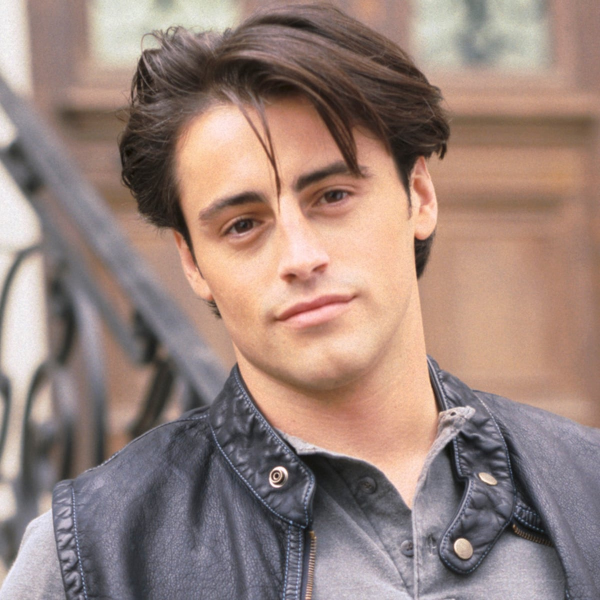
#> input picture Test_images/Joey_Tribbiani.jpg, 1200 x 1200 px, found by its file name (shown at 1/2 size)
$ jupyter execute --allow-errors classification_project_model.ipynb   (shell and % lines are left out)
#> lines starting #> are read from the running program, lines starting #| are printed output that depends on the picture; after the words box and inside, x2 and y2 are one past the last pixel; in counts of white or black regions, pixels touching at a corner belong together
[cell 1]
import numpy as np
import cv2
import matplotlib
from matplotlib import pyplot as plt

#impporting requirements

[cell 2]
img = cv2.imread('/Classification Project/model/Test_images/Joey_Tribbiani.jpg')
#> img is the input picture: shape (1200, 1200, 3); mean B, G, R 123.8, 131.5, 153.7
img.shape
#> Out = (1200, 1200, 3)
#reading an example image

[cell 3]
plt.imshow(img)

[cell 4]
gray = cv2.cvtColor(img, cv2.COLOR_BGR2GRAY)
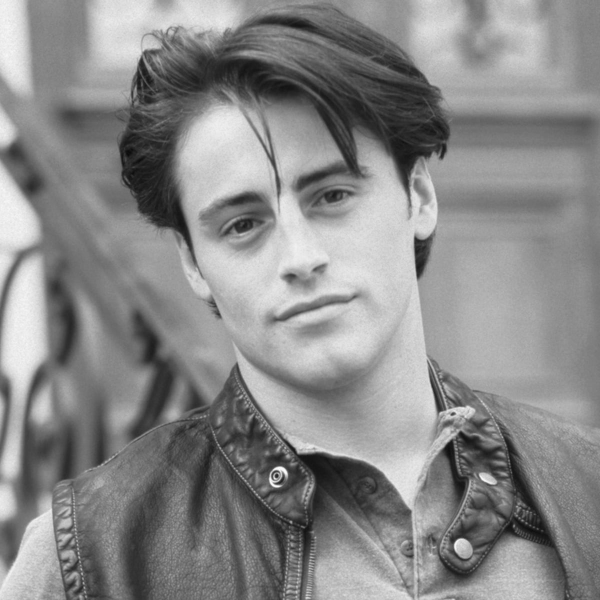
#> gray: shape (1200, 1200) (shown at 1/2 size); min 9, max 254, mean 137.3
gray.shape
#> Out = (1200, 1200)
#turning image to gray to remove RGB dimension

[cell 5]
gray

[cell 6]
plt.imshow(gray,cmap='gray')

[cell 7]
#using Haar Cascades face detection
#uses a moving window to detect eyes and nose
#we will use openCV Haar Cascade built-in pre-trained classifiers detection

face_cascade = cv2.CascadeClassifier('/Classification Project/model/OpenCV/haarcascades/haarcascade_frontalface_default.xml')
eye_cascade = cv2.CascadeClassifier('/Classification Project/model/OpenCV/haarcascades/haarcascade_eye.xml')

faces = face_cascade.detectMultiScale(gray, 1.3, 5)
#> faces = [[296, 200, 559, 559]]
faces
#> Out = [[296, 200, 559, 559]]
#returns an array of faces, the four values are the coordinates of the face bounding boxes

[cell 8]
#turn the array into x,y coordinates
(x,y,w,h) = faces[0]
#> x = 296; y = 200; w = 559; h = 559
x,y,w,h
#> Out = (296, 200, 559, 559)

[cell 9]
#drawing the bounding box (2D) over the orriginal image
face_img = cv2.rectangle(img,(x,y),(x+w,y+h),(255,0,0),2)
plt.imshow(face_img)

[cell 10]
#drawing the eyes
cv2.destroyAllWindows()
for (x,y,w,h) in faces:
    face_img = cv2.rectangle(img,(x,y),(x+w,y+h),(255,0,0),2)
    roi_gray = gray[y:y+h, x:x+w]
    roi_color = face_img[y:y+h, x:x+w]
    eyes = eye_cascade.detectMultiScale(roi_gray)
    for (ex,ey,ew,eh) in eyes:
        cv2.rectangle(roi_color,(ex,ey),(ex+ew,ey+eh),(0,255,0),2)
#> this loop made 1 pass
#> pass 1, `roi_gray = gray[y:y+h, x:x+w]`:
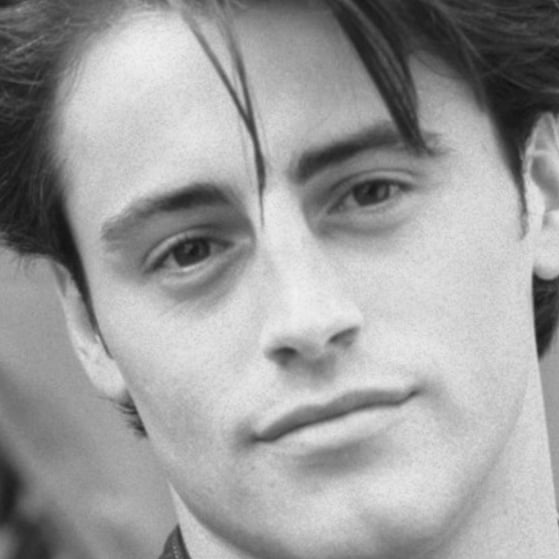
#> roi_gray: shape (559, 559); min 16, max 242, mean 156.9
#> pass 1, `roi_color = face_img[y:y+h, x:x+w]`:
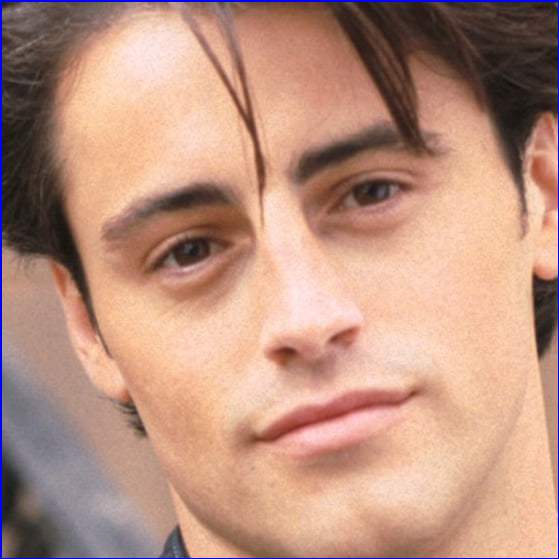
#> roi_color: shape (559, 559, 3); mean B, G, R 128.2, 145.9, 186.8
#> after the loop:
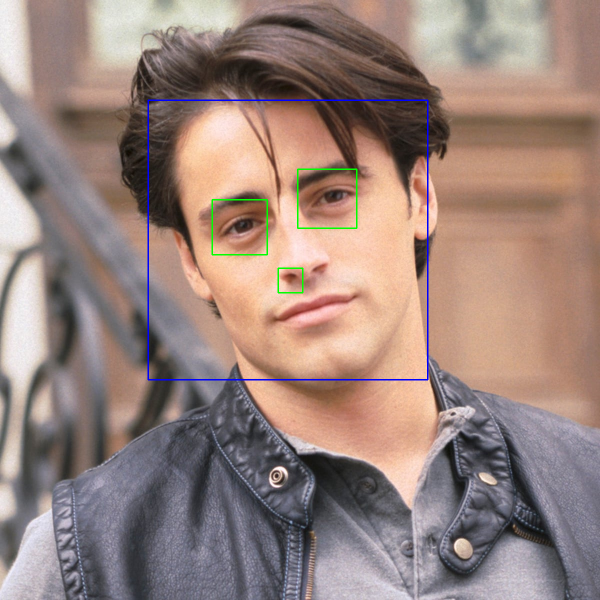
#> img: shape (1200, 1200, 3) (shown at 1/2 size); mean B, G, R 124.3, 131.3, 152.6
#> after the loop:
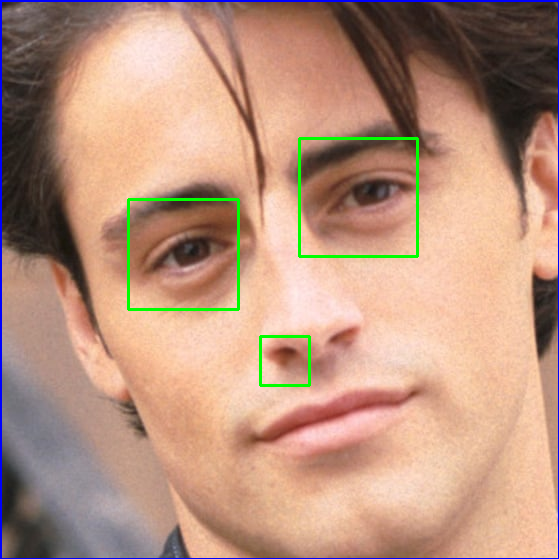
#> roi_color: shape (559, 559, 3); 1.06% of pixels changed, all inside (x1, y1, x2, y2) = (127, 137, 419, 387)


plt.figure()
plt.imshow(face_img, cmap='gray')
plt.show()

[cell 11]
#cropping a region of interest
plt.imshow(roi_color, cmap='gray')

[cell 12]
#we will be identifying face region of interest in all of our photos in our dataset
#if number of eyes detected is >=2 then we will return the image


def get_cropped_image_if_2_eyes(image_path):
    img = cv2.imread(image_path)
    if img is not None:
        gray = cv2.cvtColor(img, cv2.COLOR_BGR2GRAY)
        faces = face_cascade.detectMultiScale(gray, 1.3, 5)
#> faces = [[296, 200, 559, 559]]
        for (x,y,w,h) in faces:
            roi_gray = gray[y:y+h, x:x+w]
            roi_color = img[y:y+h, x:x+w]
            eyes = eye_cascade.detectMultiScale(roi_gray)
            if len(eyes) >= 2:
                return roi_color

[cell 13]
#function works with original image
original_image = cv2.imread('/Classification Project/model/Test_images/Joey_Tribbiani.jpg')
plt.imshow(original_image)

[cell 14]
#cropping function works with original image
cropped_image = get_cropped_image_if_2_eyes('/Classification Project/model/Test_images/Joey_Tribbiani.jpg')
plt.imshow(cropped_image)

[cell 15]
#testing croping with obstructed image
org_image_obstructed = cv2.imread('/Classification Project/model/Test_images/Joey_Tribbiani2.jpg')
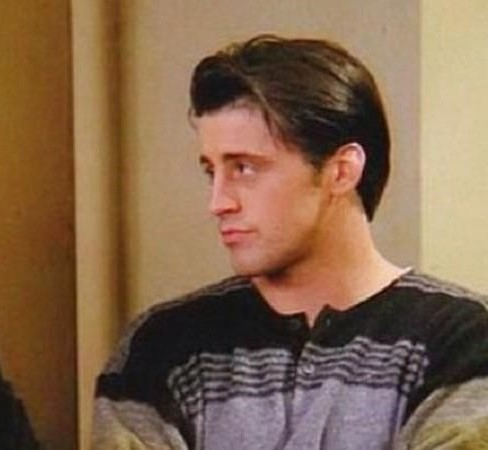
#> input picture Test_images/Joey_Tribbiani2.jpg, 488 x 450 px, found by its file name
#> org_image_obstructed is the input picture: shape (450, 488, 3); mean B, G, R 77.2, 102.7, 131.9
plt.imshow(org_image_obstructed)

[cell 16]
#nothing happens when both eyes are not showing
cropped_image_no_2_eyes = get_cropped_image_if_2_eyes('/Classification Project/model/Test_images/Joey_Tribbiani2.jpg')
#> in get_cropped_image_if_2_eyes (call 2), `gray = cv2.cvtColor(img, cv2.COLOR_BGR2GRAY)`:
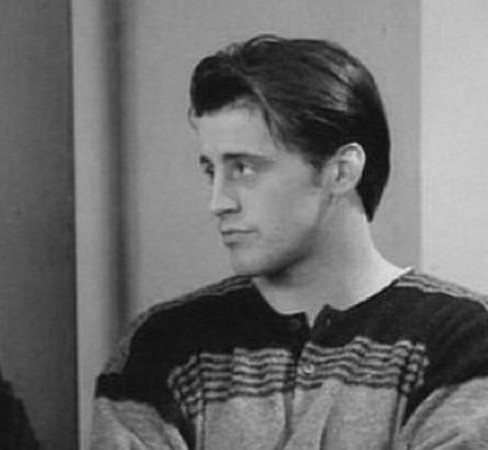
#> gray: shape (450, 488); min 8, max 230, mean 108.6
#> in get_cropped_image_if_2_eyes (call 2), `faces = face_cascade.detectMultiScale(gray, 1.3, 5)`: faces = ()
cropped_image_no_2_eyes

# Creating Files for Cropped Images

[cell 17]
#we will create a new folder to store all successfully cropped images
path_to_data = '/Classification Project/model/Dataset/'
path_to_cr_data = '/Classification Project/model/Dataset/cropped/' #cropped folder
#path_to_data = "./Dataset/"
#path_to_cr_data = "./Dataset/cropped/"

[cell 18]
#os scan will go through all sub-directories within the 'Dataset' folder
import os
img_dirs = []
#> (the rest of this cell did not finish here and is left out)

[cell 19]
img_dirs

[cell 20]
#creating cropped folder inside the 'Dataset' folder
#if os.path.exists exists, it will be removed,
#the final line will create a new cropped folder
import shutil
if os.path.exists(path_to_cr_data):
     shutil.rmtree(path_to_cr_data)
os.mkdir(path_to_cr_data)

[cell 21]
#cropped_image_dirs contains the cropped folder path of each person
cropped_image_dirs = []
celebrity_file_names_dict = {}

for img_dir in img_dirs:
    count = 1
    celebrity_name = img_dir.split('/')[-1]
    print(celebrity_name)
    #the / will store the tokens to get to the images (ex: Classificaiton project and model and dataset...)
    #the [-1] takes the last part of the list of strings. The celebrity name.

    #this is appending the name dictionary. A blank array
    celebrity_file_names_dict[celebrity_name] = []

    #going though each file to look at celebrities and crop an image if 2 eyes are detected
    for entry in os.scandir(img_dir):
        roi_color = get_cropped_image_if_2_eyes(entry.path)
        if roi_color is not None: #function will return no image if no eyes are detected and store good cropped photos
            cropped_folder = path_to_cr_data + celebrity_name
            if not os.path.exists(cropped_folder): #if cropped folder does not exist, we will create one
                os.makedirs(cropped_folder) #python's function to create folder
                cropped_image_dirs.append(cropped_folder)
                print("Generating cropped images in folder: ",cropped_folder)

            #writing names for each image
            cropped_file_name = celebrity_name + str(count) + ".png"
            cropped_file_path = cropped_folder + "/" + cropped_file_name

            #first argument is file path, second argument is region of interest from cropped image
            cv2.imwrite(cropped_file_path, roi_color)
            #store all file names into dictionary in an ordered way
            celebrity_file_names_dict[celebrity_name].append(cropped_file_path)
            count += 1

# Manually Delete Unwanted Cropped Images

[cell 22]
celebrity_file_names_dict = {} #recreating the celebrity name dictionary because we deleted some photos
for img_dir in cropped_image_dirs:
    celebrity_name = img_dir.split('/')[-1]
    file_list = []
    for entry in os.scandir(img_dir):
        file_list.append(entry.path)
    celebrity_file_names_dict[celebrity_name] = file_list
celebrity_file_names_dict

# Feature Engineering

[cell 23]
import numpy as np
import pywt #python wavelet transform
import cv2

def w2d(img, mode='haar', level=1):
#> called with mode = 'db1', level = 5
    imArray = img
    #datatype conversions
    #convert to grayscale
    imArray = cv2.cvtColor(imArray,cv2.COLOR_RGB2GRAY )
    #convert to float
    imArray = np.float32(imArray)
    imArray /= 255 #normalizing the values from 0 to 1
    #compute coefficients
    coeffs=pywt.wavedec2(imArray, mode, level=level)
#> coeffs = 6 items

    #process Coefficients
    coeffs_H=list(coeffs)
#> coeffs_H = 6 items
    coeffs_H[0] *=0;

    #reconstruction
    imArray_H=pywt.waverec2(coeffs_H, mode);
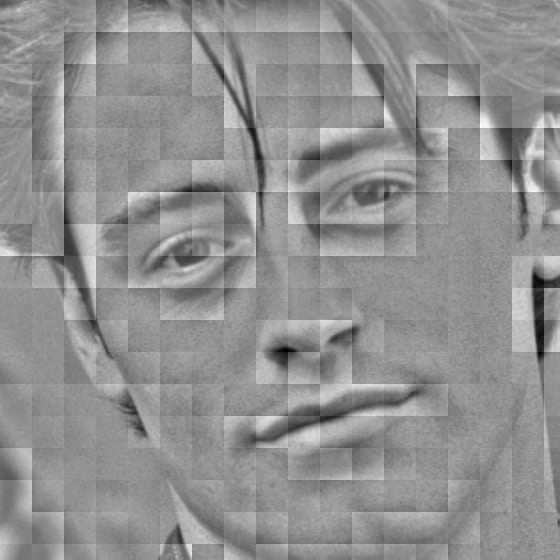
#> imArray_H: shape (560, 560) float32; min -0.554, max 0.424, mean 8.51e-11; drawn with min black and max white
    imArray_H *= 255;
    imArray_H = np.uint8(imArray_H)
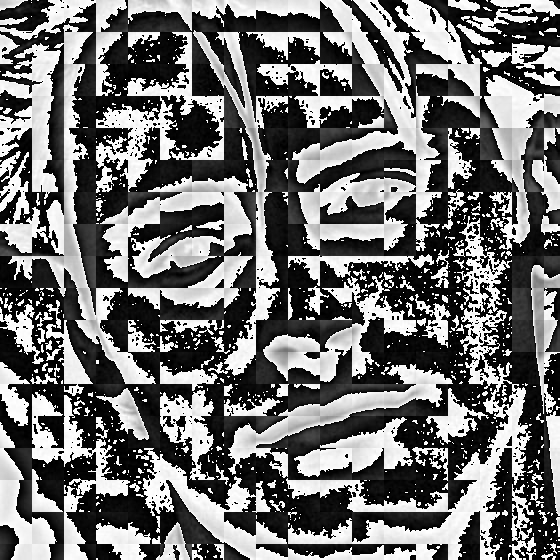
#> imArray_H: shape (560, 560); min 0, max 255, mean 112

    return imArray_H

im_har = w2d(cropped_image,'db1',5)
plt.imshow(im_har,cmap='gray')

[cell 24]
#creating a dictionary to assign numbers to the celebrity

class_dict={}
count = 0
for celebrity_name in celebrity_file_names_dict.keys():
    class_dict[celebrity_name] = count
    count = count + 1
class_dict
